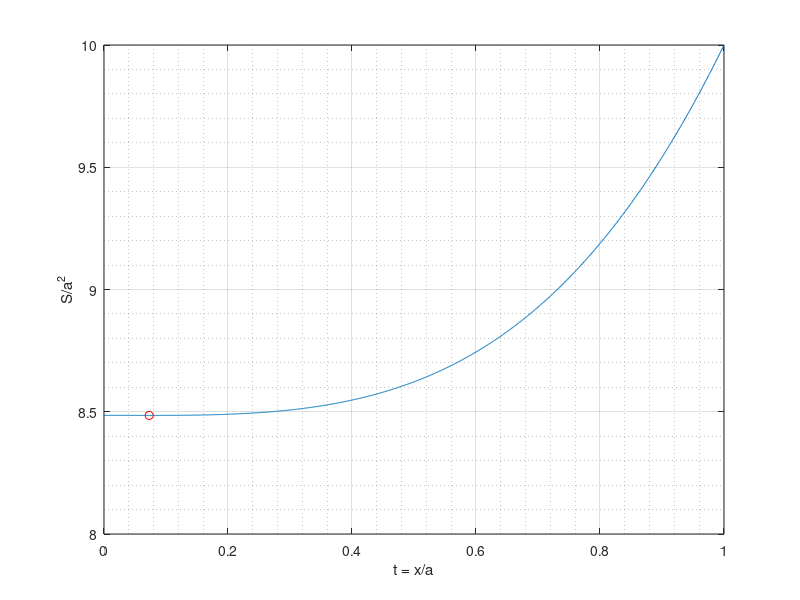

MATLAB code to generate this figure:
% Szukanie minimum funkcji jednej zmiennej.

% Bańka mydlana rozpięta na drucianym szkielecie w kształcie krawędzi sześcianu
% przyjmuje dość złożony kształt: wewnątrz bańki jest niewielki, kwadratowy,
% fragment, od niego rozchodzą się trójkątne i trapezowe powierzchnie kończące
% się na krawędziach. Jeżeli długość boku sześcianu wynosi a, długość x boku
% wspomnianego fragmentu, to możemy obliczyć pole powierzchni S. Rzeczywista
% błonka mydlana będzie miała takie x aby S było jak najmniejsze (minimalne).
% Można przeskalować problem dzieląc przez a^2. Zamiast pola obliczać będziemy
% S/a^2, zamiast x będziemy mieli bezwymiarowe t = x / a, takie że 0 <= t <= 1.
%
% Po nudnych rachunkach dojdziemy do wzoru takiego jak poniżej. 
% Uwaga: błonka ma dwie strony - jeżeli chcemy to uwzględnić to pierwszy
% składnik (pole kwadratu) liczymy dwa razy, co daje 2 * t.^2 itd.

% Definicja funkcji anonimowej.
%
f = @(t) 2 * t.^2 + 2 * 2.^0.5 * (1-t) + 4 .* (1 + t) .* (1 + (1-t).^2).^0.5;

% Zaczynamy od wykreślenia przebiegu funkcji - pozwoli to zorientować się z czym
% mamy do czynienia - a nawet oszacować gdzie jej szukane minimum funkcji f(t).

N = 1000;  % liczba punktów
t = linspace(0, 1, N);  % wartości zmiennej niezależnej

figure(1);          % Uwidocznienie okna w którym będzie rysowany wykres.
clf;                % Usunięcie całej poprzedniej zawartości (jeżeli była).
plot(t, f(t));      % Narysowanie wykresu funkcji.
grid on;            % Włączenie siatki na wykresie ułatwiającej odczyt wartości.
grid minor;         % Włączenie drobnej siatki na wykresie.
xlabel('t = x/a');  % Opis dla osi odciętych.
ylabel('S/a^2');    % Opis dla osi rzędnych.

% Obliczenia numeryczne.

format long;              % Włączenie pokazywania wszystkich cyfr wyników.
tmin = fminbnd(f, 0, 1);  % Znalezienie minimum.
fmin = f(tmin);           % Obliczenie wartości funkcji dla tmin.

% Prezentacja wyników obliczeń.

hold all;                % Wyłączenie wymazywania poprzedniego wykresu.
plot(tmin, fmin, 'or');  % Dorysowanie wykresu złożonego z jednego punktu.
